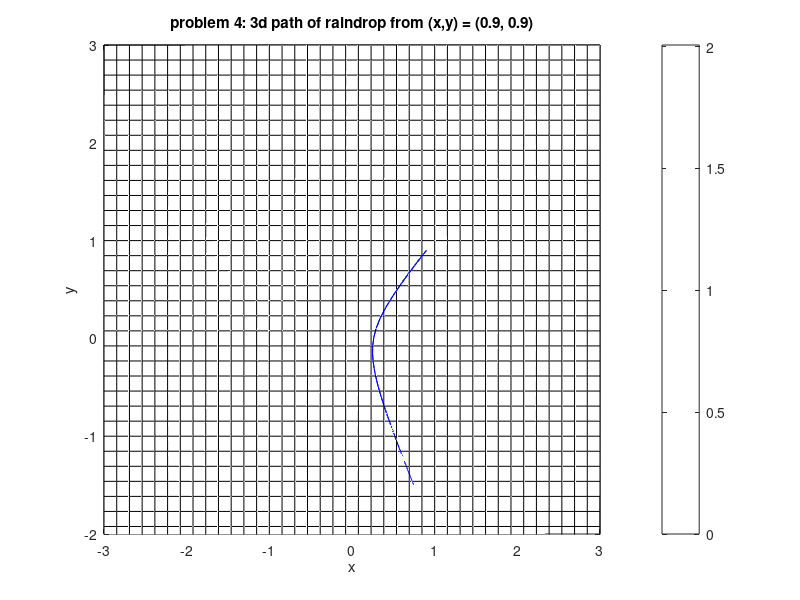

Here is the MATLAB script that generated this plot: (Note: this script raises an error after producing the figure.)
%% Lab 10
% Thomas Nocera

%% Problem 1

close all
x = linspace(-3,3,40);
y = linspace(-3,3,40);
[X,Y] = meshgrid(x,y);
z = 2*exp((-(X-1).^2) - (Y-1).^2) + exp((-(X+1).^2) - Y.^2);
surf(x,y,z);
zlim([0 2]);
xlim([-3 3]);
ylim([-3 3]);
title('Monte Sol and Monte Luna')
colormap('jet');

%% Problem 2

close all
x = linspace(-3,3,40);
y = linspace(-3,3,40);
[X,Y] = meshgrid(x,y);
contour(x,y,z);
hold on 
dfdx = 4*(X-1).*exp(-(Y-1).^2 - (X-1).^2) + 2*(X+1).*exp(-Y.^2 - (X+1).^2);
dfdy = 4*(Y-1).*exp(-(X-1).^2 - (Y-1).^2) + 2*Y.*exp(-(X+1).^2 - Y.^2);
quiver(x,y,dfdx,dfdy);
xlabel('x');
ylabel('y');
title('problem 2: contours of height and direction and steepest descent')
colorbar();
colormap('jet');
ylim([-2 3]);

%% Problem 3

close all
dfdx =@(X,Y) 4*(X-1).*exp(-(Y-1).^2 - (X-1).^2) + 2*(X+1).*exp(-Y.^2 - (X+1).^2);
dfdy =@(X,Y) 4*(Y-1).*exp(-(X-1).^2 - (Y-1).^2) + 2*Y.*exp(-(X+1).^2 - Y.^2);
x = [0.9 0.9];
delta = 0.1;
for i = 2:100
    x(i,:) = [(delta*dfdx(x(i-1,1),x(i-1,2))+x(i-1,1)) (delta*dfdy(x(i-1,1),x(i-1,2))+x(i-1,2))];
end
plot(x(:,1),x(:,2),'b-');
hold on
x = linspace(-3,3,40);
y = linspace(-3,3,40);
[X,Y] = meshgrid(x,y);
contour(x,y,z);
dfdx = 4*(X-1).*exp(-(Y-1).^2 - (X-1).^2) + 2*(X+1).*exp(-Y.^2 - (X+1).^2);
dfdy = 4*(Y-1).*exp(-(X-1).^2 - (Y-1).^2) + 2*Y.*exp(-(X+1).^2 - Y.^2);
quiver(x,y,dfdx,dfdy);
xlabel('x');
ylabel('y');
colorbar();
colormap('jet');
ylim([-2 3]);
title('problem 3: path of raindrop from (x,y) = (0.9, 0.9)');

%% Problem 4

close all
z =@(X,Y) 2*exp((-(X-1).^2) - (Y-1).^2) + exp((-(X+1).^2) - Y.^2);
dfdx =@(X,Y) 4*(X-1).*exp(-(Y-1).^2 - (X-1).^2) + 2*(X+1).*exp(-Y.^2 - (X+1).^2);
dfdy =@(X,Y) 4*(Y-1).*exp(-(X-1).^2 - (Y-1).^2) + 2*Y.*exp(-(X+1).^2 - Y.^2);
x = [0.9 0.9 z(0.9,0.9)];
delta = 0.1;
for i = 2:100
    x(i,:) = [(delta*dfdx(x(i-1,1),x(i-1,2))+x(i-1,1)) (delta*dfdy(x(i-1,1),x(i-1,2))+x(i-1,2)) z(delta*dfdx(x(i-1,1),x(i-1,2))+x(i-1,1),delta*dfdy(x(i-1,1),x(i-1,2))+x(i-1,2))];
end
plot3(x(:,1),x(:,2),x(:,3),'b-')
hold on
x = linspace(-3,3,40);
y = linspace(-3,3,40);
[X,Y] = meshgrid(x,y);
z = 2*exp((-(X-1).^2) - (Y-1).^2) + exp((-(X+1).^2) - Y.^2);
surf(x,y,z);
colormap('white');
zlabel('h(x,y)');
xlabel('x');
ylabel('y');
title('problem 4: 3d path of raindrop from (x,y) = (0.9, 0.9)');

%% Problem 5

close all
z = 2*exp((-(X-1).^2) - (Y-1).^2) + exp((-(X+1).^2) - Y.^2);
x0 = [0.9; 0.9];
[t, x] = ode45(@v, 0:0.1:20, x0);
plot(x(:,1),x(:,2),'b-');
hold on
x = linspace(-3,3,40);
y = linspace(-3,3,40);
[X,Y] = meshgrid(x,y);
contour(x,y,z);
dfdx = 4*(X-1).*exp(-(Y-1).^2 - (X-1).^2) + 2*(X+1).*exp(-Y.^2 - (X+1).^2);
dfdy = 4*(Y-1).*exp(-(X-1).^2 - (Y-1).^2) + 2*Y.*exp(-(X+1).^2 - Y.^2);
quiver(x,y,dfdx,dfdy);
xlabel('x');
ylabel('y');
colorbar();
colormap('jet');
ylim([-2 3]);
title('problem 5: path of raindrop from (x,y) = (0.9, 0.9)');

%% Problem 6

close all
hold on
for i = 1:100
    x0 = [4*rand()-2; 3*rand()-1];
    [t, x] = ode45(@v, 0:0.1:20, x0);
    plot(x(:,1),x(:,2),'b-');
end
x = linspace(-3,3,40);
y = linspace(-3,3,40);
[X,Y] = meshgrid(x,y);
contour(x,y,z);
dfdx = 4*(X-1).*exp(-(Y-1).^2 - (X-1).^2) + 2*(X+1).*exp(-Y.^2 - (X+1).^2);
dfdy = 4*(Y-1).*exp(-(X-1).^2 - (Y-1).^2) + 2*Y.*exp(-(X+1).^2 - Y.^2);
quiver(x,y,dfdx,dfdy);
xlabel('x');
ylabel('y');
colorbar();
colormap('jet');
ylim([-2 3]);
title('problem 6: path of 100 raindrops dropped from random');